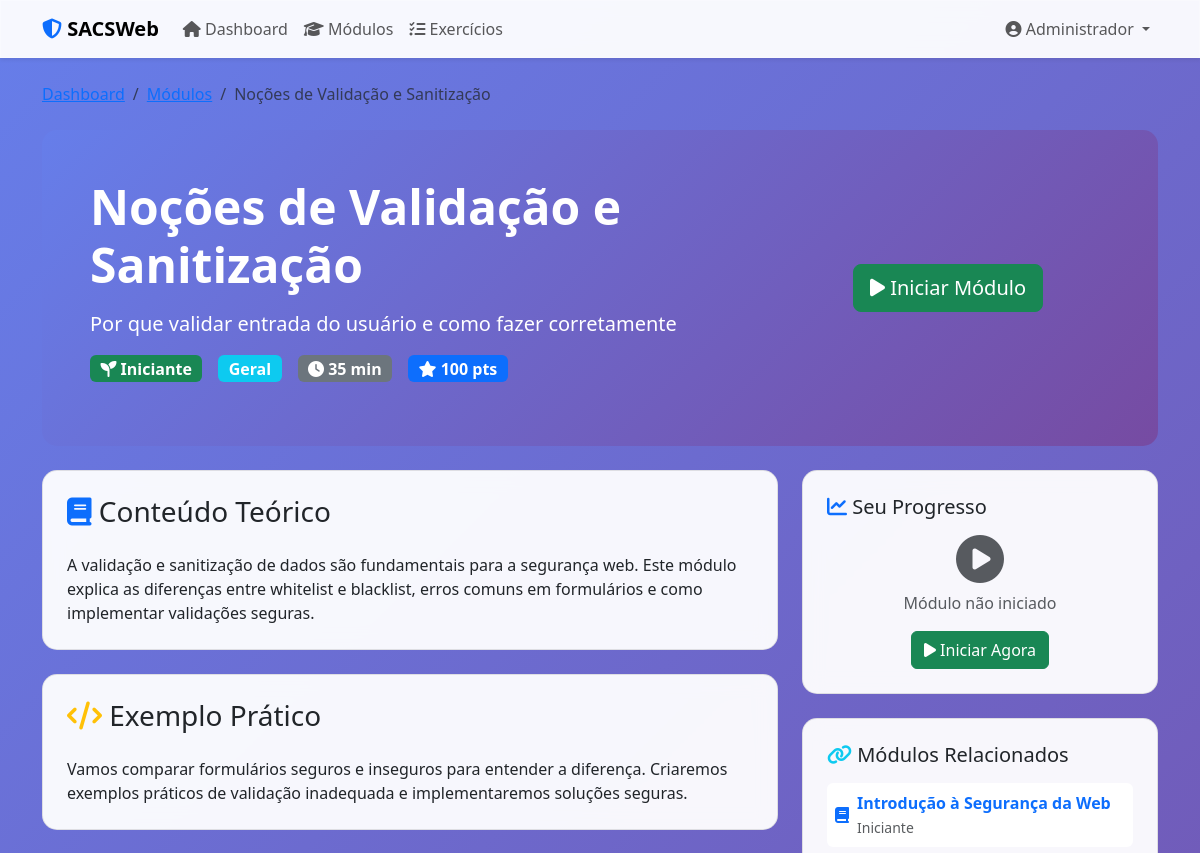
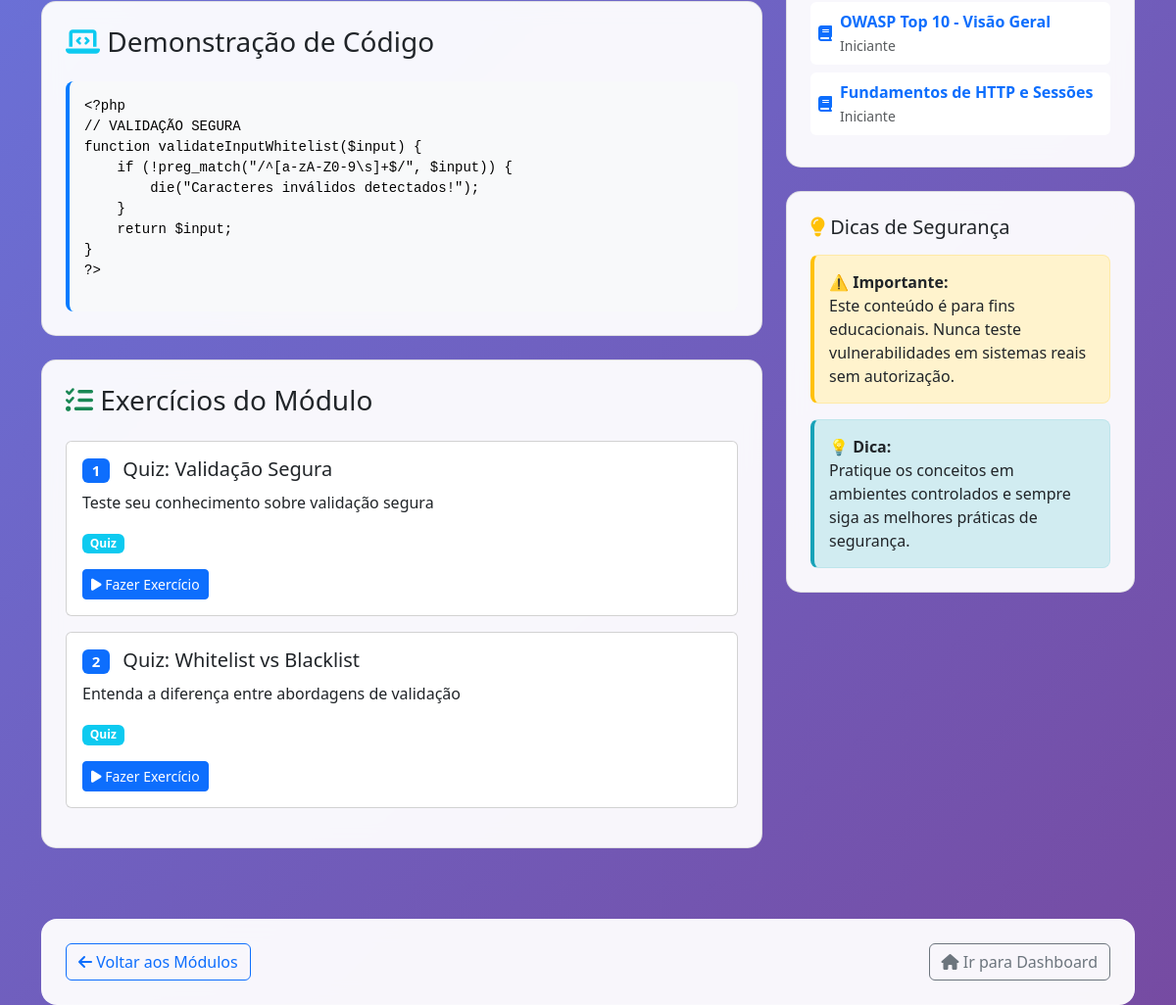
Page /website/modulo.php?id=6 (signed in) on the committed database (2 pictures, top to bottom).
### tables this page shows
CREATE TABLE `usuarios` (
  `id` int(11) NOT NULL AUTO_INCREMENT,
  `nome` varchar(100) NOT NULL,
  `email` varchar(100) NOT NULL,
  `username` varchar(50) NOT NULL,
  `senha_hash` varchar(255) NOT NULL,
  `tipo_usuario` enum('admin','professor','aluno') NOT NULL DEFAULT 'aluno',
  `nivel_conhecimento` enum('iniciante','intermediario','avancado') DEFAULT 'iniciante',
  `data_cadastro` timestamp NOT NULL DEFAULT CURRENT_TIMESTAMP,
  `ultimo_acesso` timestamp NULL DEFAULT NULL,
  `ativo` tinyint(1) NOT NULL DEFAULT 1,
  PRIMARY KEY (`id`),
  UNIQUE KEY `uk_usuarios_email` (`email`),
  UNIQUE KEY `uk_usuarios_username` (`username`)
);

CREATE TABLE `modulos` (
  `id` int(11) NOT NULL AUTO_INCREMENT,
  `titulo` varchar(200) NOT NULL,
  `descricao` text NOT NULL,
  `nivel` enum('iniciante','intermediario','avancado') NOT NULL DEFAULT 'iniciante',
  `tipo_ataque` varchar(100) NOT NULL,
  `conteudo_teorico` longtext NOT NULL,
  `exemplo_pratico` longtext,
  `demonstracao_codigo` longtext,
  `linguagem_codigo` varchar(50) DEFAULT 'php',
  `tempo_estimado` int(11) DEFAULT 30,
  `pontos_maximos` int(11) DEFAULT 100,
  `ordem` int(11) NOT NULL DEFAULT 0,
  `ativo` tinyint(1) NOT NULL DEFAULT 1,
  `data_criacao` timestamp NOT NULL DEFAULT CURRENT_TIMESTAMP,
  PRIMARY KEY (`id`),
  KEY `idx_modulos_ordem` (`ordem`),
  KEY `idx_modulos_ativo` (`ativo`)
);

CREATE TABLE `exercicios` (
  `id` int(11) NOT NULL AUTO_INCREMENT,
  `modulo_id` int(11) NOT NULL,
  `titulo` varchar(200) NOT NULL,
  `descricao` text NOT NULL,
  `tipo` enum('quiz','codigo','teorico') NOT NULL DEFAULT 'quiz',
  `pergunta` text NOT NULL,
  `opcoes` json DEFAULT NULL,
  `resposta_correta` text NOT NULL,
  `explicacao` text,
  `pontos` int(11) NOT NULL DEFAULT 10,
  `tempo_estimado` int(11) DEFAULT 15,
  `ordem` int(11) NOT NULL DEFAULT 0,
  `ativo` tinyint(1) NOT NULL DEFAULT 1,
  PRIMARY KEY (`id`),
  KEY `idx_exercicios_modulo` (`modulo_id`),
  KEY `idx_exercicios_ordem` (`ordem`),
  CONSTRAINT `fk_exercicios_modulo` FOREIGN KEY (`modulo_id`) REFERENCES `modulos` (`id`) ON DELETE CASCADE
);

### website/modulo.php (the view, shortened to what the rows shown need)
<?php
$user = getCurrentUser();
$pdo = connectDatabase();
$modulo_id = (int)$_GET['id'];
$stmt = $pdo->prepare("
    SELECT m.*,
           COALESCE(p.progresso, 0) as progresso_usuario,
           p.data_inicio,
           p.data_conclusao,
           p.pontos_obtidos
    FROM modulos m
    LEFT JOIN progresso_usuario p ON m.id = p.modulo_id AND p.usuario_id = ?
    WHERE m.id = ?
");
$stmt->execute([$user['id'], $modulo_id]);
$modulo = $stmt->fetch();
$stmt = $pdo->prepare("
    SELECT * FROM exercicios
    WHERE modulo_id = ?
    ORDER BY ordem
");
$stmt->execute([$modulo_id]);
$exercicios = $stmt->fetchAll();
$stmt = $pdo->prepare("
    SELECT id, titulo, nivel
    FROM modulos
    WHERE nivel = ? AND id != ?
    ORDER BY ordem
    LIMIT 3
");
$stmt->execute([$modulo['nivel'], $modulo_id]);
$modulos_relacionados = $stmt->fetchAll();
?>
<!DOCTYPE html>
<html lang="pt-BR">
<head>
    <link href="https://cdn.jsdelivr.net/npm/bootstrap@5.3.7/dist/css/bootstrap.min.css" rel="stylesheet">
    <link href="https://cdnjs.cloudflare.com/ajax/libs/font-awesome/6.4.0/css/all.min.css" rel="stylesheet">
    <link href="https://cdnjs.cloudflare.com/ajax/libs/prism/1.29.0/themes/prism.min.css" rel="stylesheet">
</head>
<body>
    <nav class="navbar navbar-expand-lg bg-glass navbar-light shadow-sm">
        <div class="container">
            <div class="collapse navbar-collapse" id="navbarNav">
                <ul class="navbar-nav">
                    <li class="nav-item dropdown">
                        <a class="nav-link dropdown-toggle" href="#" role="button" data-bs-toggle="dropdown" aria-expanded="false">
                            <i class="fas fa-user-circle"></i> <?= htmlspecialchars($user['nome']) ?>
                        </a>
                    </li>
                </ul>
            </div>
        </div>
    </nav>
    <div class="container mt-4">
        <nav aria-label="breadcrumb" class="mb-4">
            <ol class="breadcrumb">
                <li class="breadcrumb-item"><a href="dashboard.php">Dashboard</a></li>
                <li class="breadcrumb-item"><a href="modulos.php">Módulos</a></li>
                <li class="breadcrumb-item active"><?= htmlspecialchars($modulo['titulo']) ?></li>
            </ol>
        </nav>
        <div class="module-header p-5 mb-4">
            <div class="row align-items-center">
                <div class="col-md-8">
                    <h1 class="display-5 fw-bold mb-3"><?= htmlspecialchars($modulo['titulo']) ?></h1>
                    <p class="lead mb-3"><?= htmlspecialchars($modulo['descricao']) ?></p>
                    <div class="d-flex flex-wrap gap-3 mb-3">
                        <span class="badge bg-<?= $modulo['nivel'] === 'iniciante' ? 'success' : ($modulo['nivel'] === 'intermediario' ? 'warning' : 'danger') ?> fs-6">
                            <i class="fas fa-<?= $modulo['nivel'] === 'iniciante' ? 'seedling' : ($modulo['nivel'] === 'intermediario' ? 'bolt' : 'shield-alt') ?>"></i>
                            <?= ucfirst($modulo['nivel']) ?>
                        </span>
                        <span class="badge bg-<?= $modulo['tipo_ataque'] === 'XSS' ? 'warning' : ($modulo['tipo_ataque'] === 'SQL Injection' ? 'danger' : 'info') ?> fs-6">
                            <?= htmlspecialchars($modulo['tipo_ataque']) ?>
                        </span>
                        <span class="badge bg-secondary fs-6">
                            <i class="fas fa-clock"></i> <?= $modulo['tempo_estimado'] ?> min
                        </span>
                        <span class="badge bg-primary fs-6">
                            <i class="fas fa-star"></i> <?= $modulo['pontos_maximos'] ?> pts
                        </span>
                    </div>
                </div>
            </div>
        </div>
        <div class="row">
            <div class="col-lg-8">
                <div class="content-section bg-glass p-4 mb-4">
                    <h3 class="mb-4">
                        <i class="fas fa-book text-primary"></i> Conteúdo Teórico
                    </h3>
                    <div class="conteudo-teorico">
                        <?= nl2br(htmlspecialchars($modulo['conteudo_teorico'])) ?>
                    </div>
                </div>
                <div class="content-section bg-glass p-4 mb-4">
                    <h3 class="mb-4">
                        <i class="fas fa-code text-warning"></i> Exemplo Prático
                    </h3>
                    <div class="exemplo-pratico">
                        <?= nl2br(htmlspecialchars($modulo['exemplo_pratico'])) ?>
                    </div>
                </div>
                <?php if (!empty($modulo['demonstracao_codigo'])): ?>
                <div class="content-section bg-glass p-4 mb-4">
                    <h3 class="mb-4">
                        <i class="fas fa-laptop-code text-info"></i> Demonstração de Código
                    </h3>
                    <div class="code-block">
                        <pre><code class="language-<?= $modulo['linguagem_codigo'] ?? 'html' ?>"><?= htmlspecialchars($modulo['demonstracao_codigo']) ?></code></pre>
                    </div>
                </div>
                <?php endif; ?>
                <?php if (!empty($exercicios)): ?>
                <div class="content-section bg-glass p-4 mb-4">
                    <?php foreach ($exercicios as $index => $exercicio): ?>
                    <div class="card mb-3">
                        <div class="card-body">
                            <h5 class="card-title">
                                <span class="badge bg-primary me-2"><?= $index + 1 ?></span>
                                <?= htmlspecialchars($exercicio['titulo']) ?>
                            </h5>
                            <p class="card-text"><?= htmlspecialchars($exercicio['descricao']) ?></p>
                            <?php if ($exercicio['tipo'] === 'quiz'): ?>
                                <span class="badge bg-info">Quiz</span>
                            <?php elseif ($exercicio['tipo'] === 'codigo'): ?>
                                <span class="badge bg-warning">Código</span>
                            <?php else: ?>
                                <span class="badge bg-secondary">Teórico</span>
                            <?php endif; ?>
                            <div class="mt-3">
                                <a href="exercicio.php?id=<?= $exercicio['id'] ?>" class="btn btn-primary btn-sm">
                                    <i class="fas fa-play"></i> Fazer Exercício
                                </a>
                            </div>
                        </div>
                    </div>
                    <?php endforeach; ?>
                </div>
                <?php endif; ?>
            </div>
            <div class="col-lg-4">
                <?php if (!empty($modulos_relacionados)): ?>
                <div class="content-section bg-glass p-4 mb-4">
                    <?php foreach ($modulos_relacionados as $mod_rel): ?>
                    <div class="d-flex align-items-center mb-2 p-2 bg-white rounded">
                        <div class="flex-shrink-0 me-2">
                            <i class="fas fa-book text-primary"></i>
                        </div>
                        <div class="flex-grow-1">
                            <a href="modulo.php?id=<?= $mod_rel['id'] ?>" class="text-decoration-none">
                                <div class="fw-bold"><?= htmlspecialchars($mod_rel['titulo']) ?></div>
                                <small class="text-muted"><?= ucfirst($mod_rel['nivel']) ?></small>
                            </a>
                        </div>
                    </div>
                    <?php endforeach; ?>
                </div>
                <?php endif; ?>
            </div>
        </div>
    </div>
</body>
</html>

### rows in the picture
usuarios: nome "Administrador"
modulos: titulo "Noções de Validação e Sanitização", descricao "Por que validar entrada do usuário e como fazer corretamente", nivel "Iniciante", tipo_ataque "Geral", tempo_estimado "35", pontos_maximos "100", conteudo_teorico "A validação e sanitização de dados são fundamentais para a segurança web. Este módulo explica as diferenças entre whitelist e blacklist, erros comuns em formulários e como implementar validações seguras.", exemplo_pratico "Vamos comparar formulários seguros e inseguros para entender a diferença. Criaremos exemplos práticos de validação inadequada e implementaremos soluções seguras.", demonstracao_codigo "<?php // VALIDAÇÃO SEGURA function validateInputWhitelist($input) { if (!preg_match(\"/^[a-zA-Z0-9\\s]+$/\", $input)) { die(\"Caracteres inválidos detectados!\"); } return $input; } ?>"
exercicios: titulo "Quiz: Validação Segura", descricao "Teste seu conhecimento sobre validação segura", tipo "Quiz"
exercicios: titulo "Quiz: Whitelist vs Blacklist", descricao "Entenda a diferença entre abordagens de validação", tipo "Quiz"
modulos: titulo "Introdução à Segurança da Web", nivel "Iniciante"
modulos: titulo "OWASP Top 10 - Visão Geral", nivel "Iniciante"
modulos: titulo "Fundamentos de HTTP e Sessões", nivel "Iniciante"
